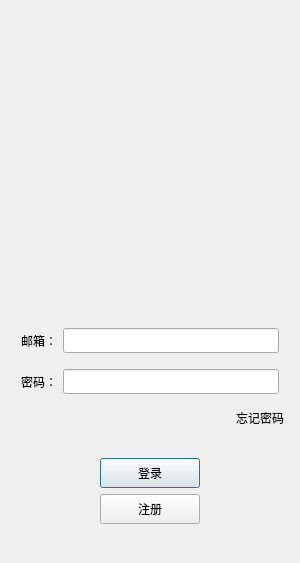
<?xml version="1.0" encoding="UTF-8"?>
<ui version="4.0">
 <class>LoginDialog</class>
 <widget class="QDialog" name="LoginDialog">
  <property name="geometry">
   <rect>
    <x>0</x>
    <y>0</y>
    <width>300</width>
    <height>563</height>
   </rect>
  </property>
  <property name="minimumSize">
   <size>
    <width>300</width>
    <height>563</height>
   </size>
  </property>
  <property name="maximumSize">
   <size>
    <width>300</width>
    <height>563</height>
   </size>
  </property>
  <property name="windowTitle">
   <string>Dialog</string>
  </property>
  <layout class="QVBoxLayout" name="verticalLayout_2">
   <item>
    <layout class="QVBoxLayout" name="verticalLayout">
     <property name="leftMargin">
      <number>5</number>
     </property>
     <property name="topMargin">
      <number>5</number>
     </property>
     <property name="rightMargin">
      <number>5</number>
     </property>
     <property name="bottomMargin">
      <number>5</number>
     </property>
     <item>
      <widget class="QWidget" name="head_widget" native="true">
       <layout class="QGridLayout" name="gridLayout">
        <item row="2" column="0">
         <widget class="QLabel" name="head_label">
          <property name="minimumSize">
           <size>
            <width>200</width>
            <height>200</height>
           </size>
          </property>
          <property name="maximumSize">
           <size>
            <width>200</width>
            <height>200</height>
           </size>
          </property>
          <property name="text">
           <string/>
          </property>
          <property name="alignment">
           <set>Qt::AlignCenter</set>
          </property>
         </widget>
        </item>
        <item row="3" column="0">
         <spacer name="verticalSpacer">
          <property name="orientation">
           <enum>Qt::Vertical</enum>
          </property>
          <property name="sizeHint" stdset="0">
           <size>
            <width>20</width>
            <height>40</height>
           </size>
          </property>
         </spacer>
        </item>
        <item row="0" column="0">
         <spacer name="verticalSpacer_3">
          <property name="orientation">
           <enum>Qt::Vertical</enum>
          </property>
          <property name="sizeHint" stdset="0">
           <size>
            <width>20</width>
            <height>40</height>
           </size>
          </property>
         </spacer>
        </item>
        <item row="1" column="0">
         <widget class="QLabel" name="err_tip">
          <property name="text">
           <string/>
          </property>
          <property name="alignment">
           <set>Qt::AlignCenter</set>
          </property>
         </widget>
        </item>
       </layout>
      </widget>
     </item>
     <item>
      <layout class="QHBoxLayout" name="horizontalLayout">
       <property name="leftMargin">
        <number>5</number>
       </property>
       <property name="topMargin">
        <number>5</number>
       </property>
       <property name="rightMargin">
        <number>5</number>
       </property>
       <property name="bottomMargin">
        <number>5</number>
       </property>
       <item>
        <widget class="QLabel" name="email_label">
         <property name="minimumSize">
          <size>
           <width>0</width>
           <height>25</height>
          </size>
         </property>
         <property name="maximumSize">
          <size>
           <width>16777215</width>
           <height>25</height>
          </size>
         </property>
         <property name="text">
          <string>邮箱：</string>
         </property>
        </widget>
       </item>
       <item>
        <widget class="QLineEdit" name="email_edit">
         <property name="minimumSize">
          <size>
           <width>0</width>
           <height>25</height>
          </size>
         </property>
         <property name="maximumSize">
          <size>
           <width>16777215</width>
           <height>25</height>
          </size>
         </property>
         <property name="text">
          <string/>
         </property>
        </widget>
       </item>
      </layout>
     </item>
     <item>
      <layout class="QHBoxLayout" name="horizontalLayout_2">
       <property name="leftMargin">
        <number>5</number>
       </property>
       <property name="topMargin">
        <number>5</number>
       </property>
       <property name="rightMargin">
        <number>5</number>
       </property>
       <property name="bottomMargin">
        <number>5</number>
       </property>
       <item>
        <widget class="QLabel" name="pw_label">
         <property name="minimumSize">
          <size>
           <width>0</width>
           <height>25</height>
          </size>
         </property>
         <property name="maximumSize">
          <size>
           <width>16777215</width>
           <height>25</height>
          </size>
         </property>
         <property name="text">
          <string>密码：</string>
         </property>
        </widget>
       </item>
       <item>
        <widget class="QLineEdit" name="pw_edit">
         <property name="minimumSize">
          <size>
           <width>0</width>
           <height>25</height>
          </size>
         </property>
         <property name="maximumSize">
          <size>
           <width>16777215</width>
           <height>25</height>
          </size>
         </property>
        </widget>
       </item>
      </layout>
     </item>
     <item>
      <layout class="QHBoxLayout" name="horizontalLayout_3">
       <item>
        <spacer name="horizontalSpacer">
         <property name="orientation">
          <enum>Qt::Horizontal</enum>
         </property>
         <property name="sizeHint" stdset="0">
          <size>
           <width>40</width>
           <height>20</height>
          </size>
         </property>
        </spacer>
       </item>
       <item>
        <widget class="ClickedLabel" name="forget_label">
         <property name="minimumSize">
          <size>
           <width>0</width>
           <height>25</height>
          </size>
         </property>
         <property name="maximumSize">
          <size>
           <width>16777215</width>
           <height>25</height>
          </size>
         </property>
         <property name="text">
          <string>忘记密码</string>
         </property>
        </widget>
       </item>
      </layout>
     </item>
     <item>
      <spacer name="verticalSpacer_2">
       <property name="orientation">
        <enum>Qt::Vertical</enum>
       </property>
       <property name="sizeHint" stdset="0">
        <size>
         <width>20</width>
         <height>40</height>
        </size>
       </property>
      </spacer>
     </item>
     <item>
      <layout class="QHBoxLayout" name="horizontalLayout_4">
       <item>
        <spacer name="horizontalSpacer_2">
         <property name="orientation">
          <enum>Qt::Horizontal</enum>
         </property>
         <property name="sizeHint" stdset="0">
          <size>
           <width>40</width>
           <height>20</height>
          </size>
         </property>
        </spacer>
       </item>
       <item>
        <widget class="QPushButton" name="login_btn">
         <property name="minimumSize">
          <size>
           <width>100</width>
           <height>30</height>
          </size>
         </property>
         <property name="text">
          <string>登录</string>
         </property>
        </widget>
       </item>
       <item>
        <spacer name="horizontalSpacer_3">
         <property name="orientation">
          <enum>Qt::Horizontal</enum>
         </property>
         <property name="sizeHint" stdset="0">
          <size>
           <width>40</width>
           <height>20</height>
          </size>
         </property>
        </spacer>
       </item>
      </layout>
     </item>
     <item>
      <layout class="QHBoxLayout" name="horizontalLayout_5">
       <item>
        <spacer name="horizontalSpacer_4">
         <property name="orientation">
          <enum>Qt::Horizontal</enum>
         </property>
         <property name="sizeHint" stdset="0">
          <size>
           <width>40</width>
           <height>20</height>
          </size>
         </property>
        </spacer>
       </item>
       <item>
        <widget class="QPushButton" name="reg_btn">
         <property name="minimumSize">
          <size>
           <width>100</width>
           <height>30</height>
          </size>
         </property>
         <property name="text">
          <string>注册</string>
         </property>
        </widget>
       </item>
       <item>
        <spacer name="horizontalSpacer_5">
         <property name="orientation">
          <enum>Qt::Horizontal</enum>
         </property>
         <property name="sizeHint" stdset="0">
          <size>
           <width>40</width>
           <height>20</height>
          </size>
         </property>
        </spacer>
       </item>
      </layout>
     </item>
     <item>
      <spacer name="verticalSpacer_4">
       <property name="orientation">
        <enum>Qt::Vertical</enum>
       </property>
       <property name="sizeHint" stdset="0">
        <size>
         <width>20</width>
         <height>40</height>
        </size>
       </property>
      </spacer>
     </item>
    </layout>
   </item>
  </layout>
 </widget>
 <customwidgets>
  <customwidget>
   <class>ClickedLabel</class>
   <extends>QLabel</extends>
   <header>clickedlabel.h</header>
  </customwidget>
 </customwidgets>
 <resources/>
 <connections/>
</ui>
